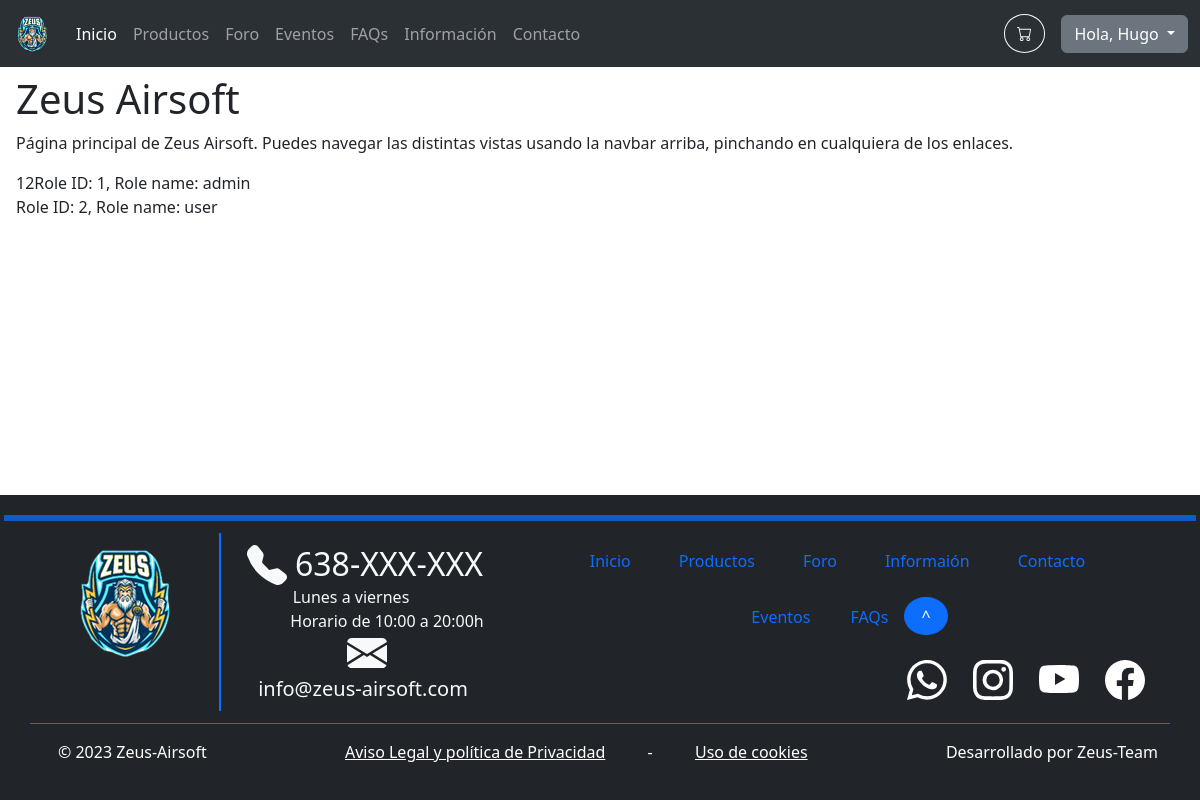
Page / (signed in) on the committed database.
### tables this page shows
CREATE TABLE `roles` (
  `id` int(11) NOT NULL,
  `roleName` varchar(32) NOT NULL
);

### includes/DTO/UserDTO.php (called while the page is built, shortened)
<?php
require_once 'includes/config.php';
class UserDTO extends DTO
{
    private $m_ID;
    public function getID()
    {
        return $this->m_ID;
    }
}

### includes/config.php (called while the page is built, shortened)
<?php
spl_autoload_register(function ($class) {
	$namespaceLength = strlen(NAMESPACE_PREFIX);
	$relativeClass = substr($class, $namespaceLength);
	$file = INCLUDES_ROOT . '/' . str_replace('\\', '/', $relativeClass) . '.php';
});

### includes/database/DatabaseProxy.php (called while the page is built, shortened)
<?php
require_once 'includes/config.php';
class DatabaseProxy
{
    private $m_Connection;
    public function __construct($databaseOptions = array())
    {
        $databaseOptions = array_merge(self::DEFAULT_OPTIONS, $databaseOptions);
        $host = $databaseOptions[self::HOST_KEY];
        $name = $databaseOptions[self::DATABASE_NAME_KEY];
        $username = $databaseOptions[self::USERNAME_KEY];
        $password = $databaseOptions[self::PASSWORD_KEY];
        $PDOOptions = $databaseOptions[self::PDO_OPTIONS_KEY];
        try {
            $this->m_Connection = new PDO("mysql:host=$host;dbname=$name", $username, $password, $PDOOptions);
        } catch (PDOException $e) {
            die('PDO connection error: ' . $e->getMessage());
        }
    }
    public function prepare($query)
    {
        return $this->m_Connection->prepare($query);
    }
}

### includes/Application.php (called while the page is built, shortened)
<?php
require_once 'includes/config.php';
class Application
{
    private static $s_Instance;
    private $m_DatabaseProxy;
    private function __construct()
    {
        $this->m_DatabaseProxy = new DatabaseProxy();
    }
    public static function getInstance() : Application
    {
        if (!isset(self::$s_Instance))
            self::$s_Instance = new Application();
        return self::$s_Instance;
    }
    public function getDatabaseProxy() : DatabaseProxy
    {
        return $this->m_DatabaseProxy;
    }
}

### includes/DAO/DAO.php (called while the page is built, shortened)
<?php
require_once 'includes/config.php';
abstract class DAO
{
    public function __construct($tableName)
    {
        $this->m_DatabaseProxy = Application::getInstance()->getDatabaseProxy();
    }
}

### includes/DAO/UserDAO.php (called while the page is built, shortened)
<?php
require_once 'includes/config.php';
class UserDAO extends DAO
{
    public function getUserRoles($userID): array
    {
        $query = "SELECT r.id, r.roleName FROM roles r INNER JOIN users_roles ur ON r.id = ur.roleID WHERE ur.userID = :userID;";
        $statement = $this->m_DatabaseProxy->prepare($query);
        $statement->bindParam(':userID', $userID);
        $statement->execute();
        $results = array();
        $roleDAO = new RoleDAO();
        foreach ($statement as $result) {
            array_push($results, $roleDAO->createDTOFromArray($result));
        }
        return $results;
    }
}

### includes/DAO/RoleDAO.php (called while the page is built, shortened)
<?php
require_once 'includes/config.php';
class RoleDAO extends DAO
{
    protected function createDTOFromArray($array): DTO
    {
        $id = $array[self::ID_KEY];
        $roleName = $array[self::ROLE_NAME_KEY];
        return new RoleDTO($id, $roleName);
    }
}

### includes/DTO/RoleDTO.php (called while the page is built, shortened)
<?php
require_once 'includes/config.php';
class RoleDTO extends DTO
{
    private $m_ID;
    private $m_RoleName;
    public function __construct($id, $roleName)
    {
        $this->m_ID = $id;
        $this->m_RoleName = $roleName;
    }
    public function getID()
    {
        return $this->m_ID;
    }
    public function getRoleName()
    {
        return $this->m_RoleName;
    }
}

### index.php (the view, shortened to what this page needs)
<?php
require_once 'includes/config.php';
?>
<div class="px-3 py-2">
    <h1>Zeus Airsoft</h1>
    <p>Página principal de Zeus Airsoft. Puedes navegar las distintas vistas usando la navbar arriba, pinchando en cualquiera de los enlaces.</p>
    <?php
    if (isset($_SESSION['user']))
    {
        echo($_SESSION['user']->getID());
        $userDAO = new UserDAO();
        $roleDTOResults = $userDAO->getUserRoles($_SESSION['user']->getID());
        foreach ($roleDTOResults as $roleDTO) {
            echo "Role ID: {$roleDTO->getID()}, Role name: {$roleDTO->getRoleName()}<br>";
        }
    }
    ?>
</div>
<?php
require_once PROJECT_ROOT . '/includes/templates/default_template.php';
?>

### rows in the picture
roles: id "1", roleName "admin"
roles: id "2", roleName "user"

### other values in the picture
$value "Inicio"
$value "Productos"
$value "Foro"
$value "Eventos"
$value "FAQs"
$value "Información"
$value "Contacto"
$_SESSION["user"]->getName() "Hugo"
$_SESSION['user']->getID() "12"
